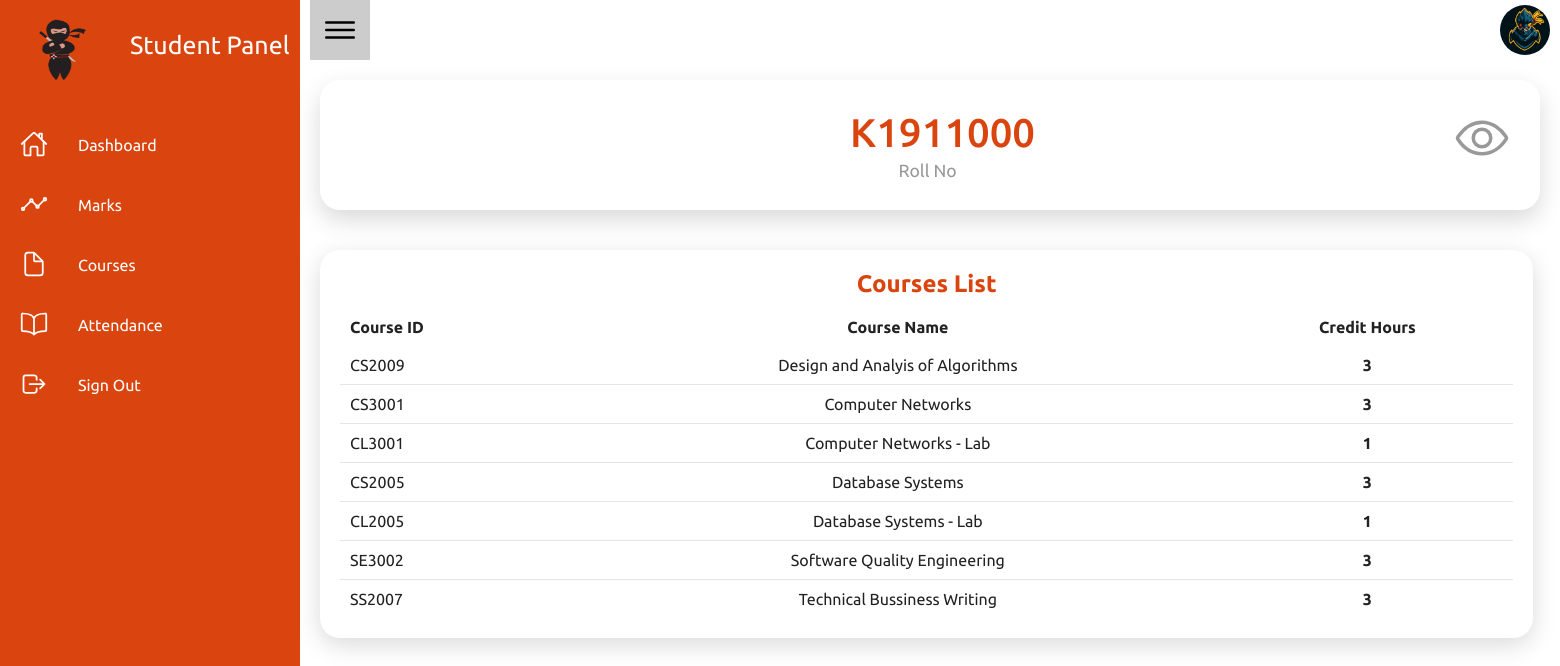
Screenshot of /Student_Courses.php (signed in) with the database file from the repository.
### tables this page shows
CREATE TABLE `section_enrollment` (
  `Section_ID` varchar(25) NOT NULL,
  `Student_ID` varchar(25) NOT NULL,
  `as_marks` int(11) NOT NULL,
  `quiz_marks` int(11) NOT NULL,
  `mid1_marks` int(11) NOT NULL,
  `mid2_marks` int(11) NOT NULL,
  `final_marks` int(11) NOT NULL
);

CREATE TABLE `section_details` (
  `Section_ID` varchar(25) NOT NULL,
  `Teacher_ID` varchar(25) NOT NULL,
  `Course_ID` varchar(25) NOT NULL
);

CREATE TABLE `course_details` (
  `Course_ID` varchar(25) NOT NULL,
  `Course_Name` varchar(55) NOT NULL,
  `Credit_Hours` int(11) NOT NULL
);

### Student_Courses.php (the view, shortened to what this page needs)
<?php
include_once('check_cookie_student.php');
?>
<!DOCTYPE html>
<html lang="en">
<head>
    <link rel="stylesheet" href="CSS/Student_Courses.css" />
</head>
<body>
    <div class="container">
        <?php include("Includes/NavBar_Student_Panel.php") ?>
        <div class="main">
            <div class="topbar">
                <div class="toggle">
                    <ion-icon name="menu-outline"></ion-icon>
                </div>
                <div class="user">
                    <span class="icon"><img src="Pictures/UserIcon.jpg" width="80px" position="relative" /></span>
                </div>
            </div>
            <div class="cardBox">
                <div class="card">
                    <div>
                        <div class="numbers"><?php echo $_COOKIE['student']; ?></div>
                        <div class="cardName">Roll No</div>
                    </div>
                    <div class="iconBx">
                        <ion-icon name="eye-outline"></ion-icon>
                    </div>
                </div>
            </div>
            <?php
                $qString = "Select * from section_enrollment natural join section_details natural join course_details where Student_ID = '".$_COOKIE["student"]."'";
                $res = $conn -> query($qString);
            ?>
            <div class="details">
                <div class="recentOrders">
                    <div class="cardHeader">
                        <h2>Courses List</h2>
                    </div>
                    <table>
                        <thead>
                            <tr>
                                <td>Course ID</td>
                                <td>Course Name</td>
                                <td>Credit Hours</td>
                            </tr>
                        </thead>
                        <tbody>
                            <?php
                                if(mysqli_num_rows($res) > 0){
                                    foreach($res as $row) {
                            ?>
                            <tr>
                                <td><?php echo $row["Course_ID"]; ?></td>
                                <td><?php echo $row["Course_Name"]; ?></td>
                                <td><?php echo $row["Credit_Hours"]; ?></td>
                            </tr>
                            <?php
                                    }
                                } else {
                                    ?>
                            <tr>
                                <td colspan = "3">You are not enrolled in any class</td>
                            </tr>
                            <?php
                                }
                            ?>
                        </tbody>
                    </table>
                </div>
            </div>
        </div>
    </div>
</body>
</html>

### CSS/Student_Courses.css (style rules this page uses)
* { margin: 0; padding: 0; box-sizing: border-box; font-family: "Ubuntu", sans-serif; }
:root { --blue: #da450f; --white: white; --grey: #f5f5f5; --black1: #222; --black2: #999; --backgound: #10191e; }
body { min-height: 100vh; overflow-x: hidden; background: var(--white); }
.container { position: relative; width: 100%; }
.main { position: absolute; width: calc(100% - 300px); left: 300px; min-height: 100vh; background: var(--white); transition: 0.5s; }
.topbar { width: 100%; height: 60px; display: flex; justify-content: space-between; align-items: center; padding: 0 10px; }
.toggle { position: relative; top: 0; width: 60px; height: 60px; background: #ccc; display: flex; justify-content: center; align-items: center; font-size: 2.5em; cursor: pointer; }
.user { position: relative; width: 50px; height: 50px; border-radius: 50%; overflow: hidden; cursor: pointer; }
.user img { position: absolute; top: 0; left: 0; width: 100%; height: 100%; object-fit: cover; }
.cardBox { position: relative; text-align: center; width: 100%; padding: 20px; display: grid; grid-template-columns: repeat(1, 1fr); grid-gap: 30px; }
.cardBox .card { position: relative; text-align: center; background: var(--white); padding: 30px; border-radius: 20px; display: flex; justify-content: space-between; box-shadow: 0 10px 25px rgba(0, 0, 0, 0.15); }
.cardBox .card .numbers { margin-left: 500px; text-align: center; position: relative; font-weight: 500; font-size: 2.5em; color: var(--blue); }
.cardBox .card .cardName { margin-left: 470px; text-align: center; color: var(--black2); font-size: 1.1em; margin-top: 5px; }
.cardBox .card .iconBx { font-size: 3.5em; color: var(--black2); }
.details { position: absolute; width: 150%; padding: 20px; display: grid; grid-template-columns: 2fr 1fr; grid-gap: 30px; }
.details .recentOrders { position: relative; display: grid; min-height: 100px; background: var(--white); padding: 20px; box-shadow: 0 7px 25px rgba(0, 0, 0, 0.15); border-radius: 20px; }
.cardHeader { text-align: center; justify-content: space-between; align-items: flex-start; }
.cardHeader h2 { text-align: center; font-weight: 600; color: var(--blue); }
.details table { width: 100%; border-collapse: collapse; margin-top: 10px; }
.details table thead td { font-weight: 800; }
.details .recentOrders table tr { color: var(--black1); border-bottom: 1px solid rgba(0, 0, 0, 0.1); }
.details .recentOrders table tr:last-child { border-bottom: none; }
.details .recentOrders table tr td { padding: 10px; }
.details .recentOrders table tr td:nth-child(2) { text-align: center; }
.details .recentOrders table tr td:nth-child(3) { text-align: center; }
.details .recentOrders table tr td:last-child { text-align: center; font-weight: 700; }

### rows the page displays
section_enrollment: Section_ID.Course_ID "CS2009", course_details.Course_Name "Design and Analyis of Algorithms", course_details.Credit_Hours "3"
section_enrollment: Section_ID.Course_ID "CS3001", course_details.Course_Name "Computer Networks", course_details.Credit_Hours "3"
section_enrollment: Section_ID.Course_ID "CL3001", course_details.Course_Name "Computer Networks - Lab", course_details.Credit_Hours "1"
section_enrollment: Section_ID.Course_ID "CS2005", course_details.Course_Name "Database Systems", course_details.Credit_Hours "3"
section_enrollment: Section_ID.Course_ID "CL2005", course_details.Course_Name "Database Systems - Lab", course_details.Credit_Hours "1"
section_enrollment: Section_ID.Course_ID "SE3002", course_details.Course_Name "Software Quality Engineering", course_details.Credit_Hours "3"
section_enrollment: Section_ID.Course_ID "SS2007", course_details.Course_Name "Technical Bussiness Writing", course_details.Credit_Hours "3"

### other values shown
$_COOKIE['student'] "K1911000"
